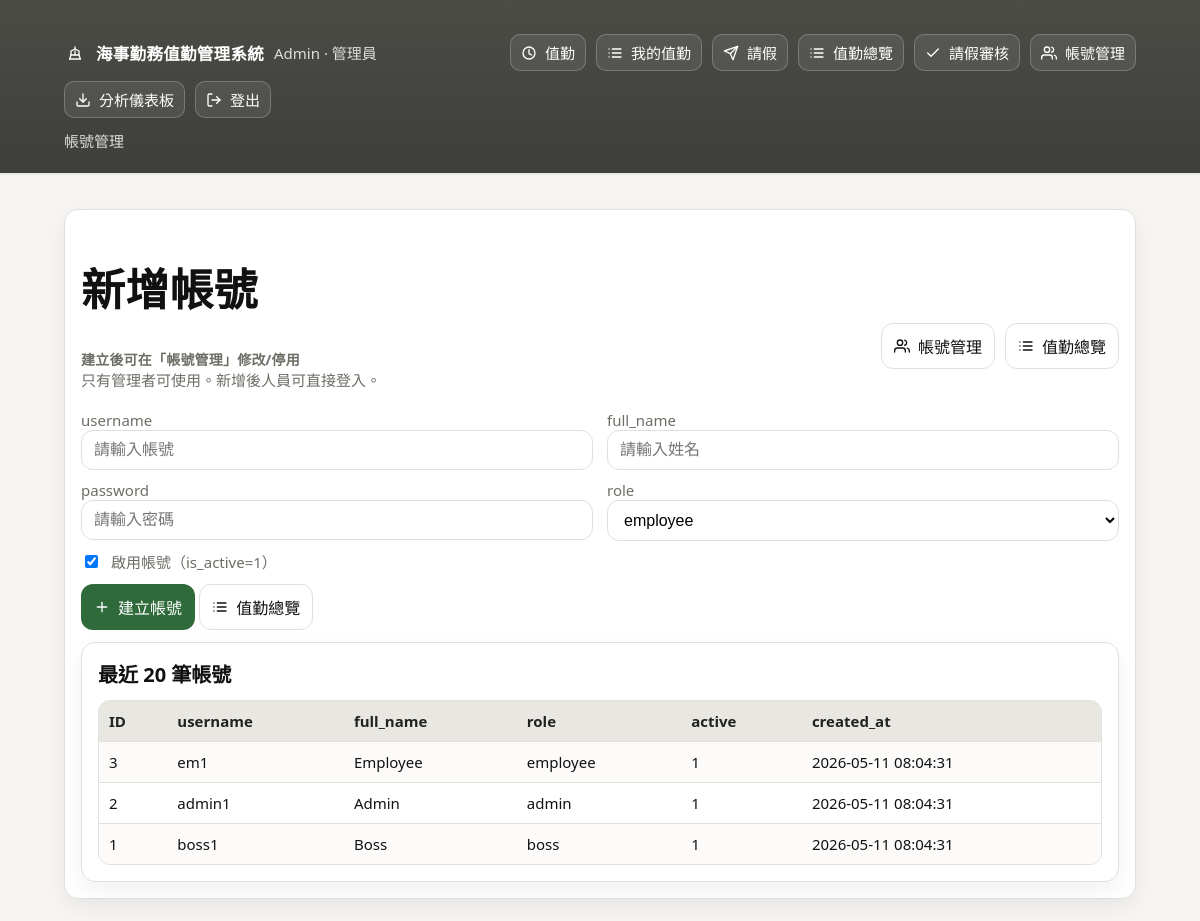
Page /admin_create_user.php (signed in) on the committed database.
### tables this page shows
CREATE TABLE IF NOT EXISTS users (
  user_id INT AUTO_INCREMENT PRIMARY KEY,
  username VARCHAR(50) NOT NULL UNIQUE,
  password_hash VARCHAR(255) NOT NULL,
  full_name VARCHAR(100) NOT NULL,
  role ENUM('boss','admin','employee') NOT NULL DEFAULT 'employee',
  is_active TINYINT(1) NOT NULL DEFAULT 1,
  created_at DATETIME NOT NULL DEFAULT CURRENT_TIMESTAMP
);

### admin_create_user.php (the view, shortened to what this page needs)
<?php
require 'db.php';
require_once 'ui.php';
$stmt = $pdo->query("SELECT user_id, username, full_name, role, is_active, created_at FROM users ORDER BY user_id DESC LIMIT 20");
$users = $stmt->fetchAll();
?>
<!doctype html>
<html lang="zh-TW">
<head>
  <link rel="stylesheet" href="style.css">
</head>
<body>
  <?php require_once 'ui.php'; nav_top('帳號管理'); ?>
  <div class="wrap">
    <div class="card">
      <div class="toolbar">
        <div class="title"><h1>新增帳號</h1><div class="hint">建立後可在「帳號管理」修改/停用</div></div>
        <div class="actions">
          <a class="btn" href="admin_users.php"><?= icon_svg("users") ?>帳號管理</a>
          <a class="btn" href="admin_status.php"><?= icon_svg("list") ?>值勤總覽</a>
        </div>
      </div>
      <div class="muted">只有管理者可使用。新增後人員可直接登入。</div>
      <form method="post" autocomplete="off" style="margin-top:10px;">
        <div class="row">
          <div>
            <label>username</label>
            <input name="username" required placeholder="請輸入帳號">
          </div>
          <div>
            <label>full_name</label>
            <input name="full_name" required placeholder="請輸入姓名">
          </div>
        </div>
        <div class="row">
          <div>
            <label>password</label>
            <input name="password" type="password" required placeholder="請輸入密碼">
          </div>
          <div>
            <label>role</label>
            <select name="role">
              <?php if(is_boss()): ?>
                <option value="employee" selected>employee</option>
                <option value="admin">admin</option>
              <?php else: ?>
                <option value="employee" selected>employee</option>
              <?php endif; ?>
            </select>
          </div>
        </div>
        <label style="display:flex;gap:10px;align-items:center;margin-top:10px;">
          <input type="checkbox" name="is_active" checked style="width:auto;">
          啟用帳號（is_active=1）
        </label>
        <div style="margin-top:12px;">
          <button class="btn okfill" type="submit"><?= icon_svg("plus") ?>建立帳號</button>
          <a class="btn" href="admin_status.php"><?= icon_svg("list") ?>值勤總覽</a>
        </div>
      </form>
      <div class="card" style="margin-top:12px;">
        <h2 class="h2">最近 20 筆帳號</h2>
        <table>
          <tr><th>ID</th><th>username</th><th>full_name</th><th>role</th><th>active</th><th>created_at</th></tr>
          <?php foreach($users as $u): ?>
            <tr>
              <td><?= h($u['user_id']) ?></td>
              <td><?= h($u['username']) ?></td>
              <td><?= h($u['full_name']) ?></td>
              <td><?= h($u['role']) ?></td>
              <td><?= h($u['is_active']) ?></td>
              <td><?= h($u['created_at']) ?></td>
            </tr>
          <?php endforeach; ?>
        </table>
      </div>
    </div>
  </div>
</body>
</html>

### style.css (style rules this page uses)
:root { --bg: #f6f5f3; --text:#111; --muted:#6b6f66; --line:#e2e0dc; --card:#ffffff; --brand:#4b4c46; --brand2:#3e3f3a; --brand_soft:#e9e7e2; --ok:#2f6b3a; --warn:#b06b00; --off:#6b6f66; --bad:#b00020; --info:#1b5fbf; --shadow: 0 8px 22px rgba(0,0,0,.06); }
* { box-sizing:border-box }
body { font-family: system-ui,-apple-system,"Segoe UI",Roboto,Arial; font-size:16.5px; color:var(--text); background:var(--bg); margin:0; }
a { color:inherit }
.wrap { max-width:1100px;margin:0 auto;padding:22px 14px }
.muted { color:var(--muted);font-size:15px }
.card { border:1px solid var(--line); background:var(--card); border-radius:14px; padding:16px; margin-top:14px; box-shadow: var(--shadow); }
.h2 { font-size:20px;margin:0 0 8px }
.btn { display:inline-flex; align-items:center; justify-content:center; gap:8px; padding:10px 12px; border:1px solid rgba(255,255,255,.22); border-radius:12px; background:rgba(255,255,255,.08); text-decoration:none; cursor:pointer; font-size:16px; color:inherit; transition: transform .03s ease, background .12s ease, opacity .12s ease; }
.card .btn { border:1px solid var(--line); background:#fff; }
input,select { width:100%; padding:10px 12px; border:1px solid var(--line); border-radius:12px; font-size:16px; background:#fff; }
label { display:block;font-size:15px;color:var(--muted);margin-top:10px }
table { width:100%;border-collapse:separate;border-spacing:0;margin-top:12px;overflow:hidden;border-radius:12px;border:1px solid var(--line) }
th,td { padding:10px 10px;text-align:left;font-size:15px;border-bottom:1px solid var(--line) }
tr:last-child td { border-bottom:none }
th { background:var(--brand_soft);color:#222;font-weight:800 }
tbody tr:nth-child(even) td { background:#fcfbfa }
.row { display:grid;grid-template-columns:1fr 1fr;gap:14px }
.hint { color:var(--muted);font-size:14px;margin-top:6px }
.toolbar { display:flex; align-items:flex-end; justify-content:space-between; gap:12px; flex-wrap:wrap; }
.toolbar .title { font-size:22px; font-weight:900; letter-spacing:.2px; }
.toolbar .actions { display:flex;gap:10px;flex-wrap:wrap }
.btn.okfill { border-color:transparent;background:var(--ok);color:#fff }

### rows in the picture
users: user_id "3", username "em1", full_name "Employee", role "employee", is_active "1", created_at "2026-05-11 08:04:31"
users: user_id "2", username "admin1", full_name "Admin", role "admin", is_active "1", created_at "2026-05-11 08:04:31"
users: user_id "1", username "boss1", full_name "Boss", role "boss", is_active "1", created_at "2026-05-11 08:04:31"

### other values in the picture
$who "Admin · 管理員"
$title "帳號管理"
